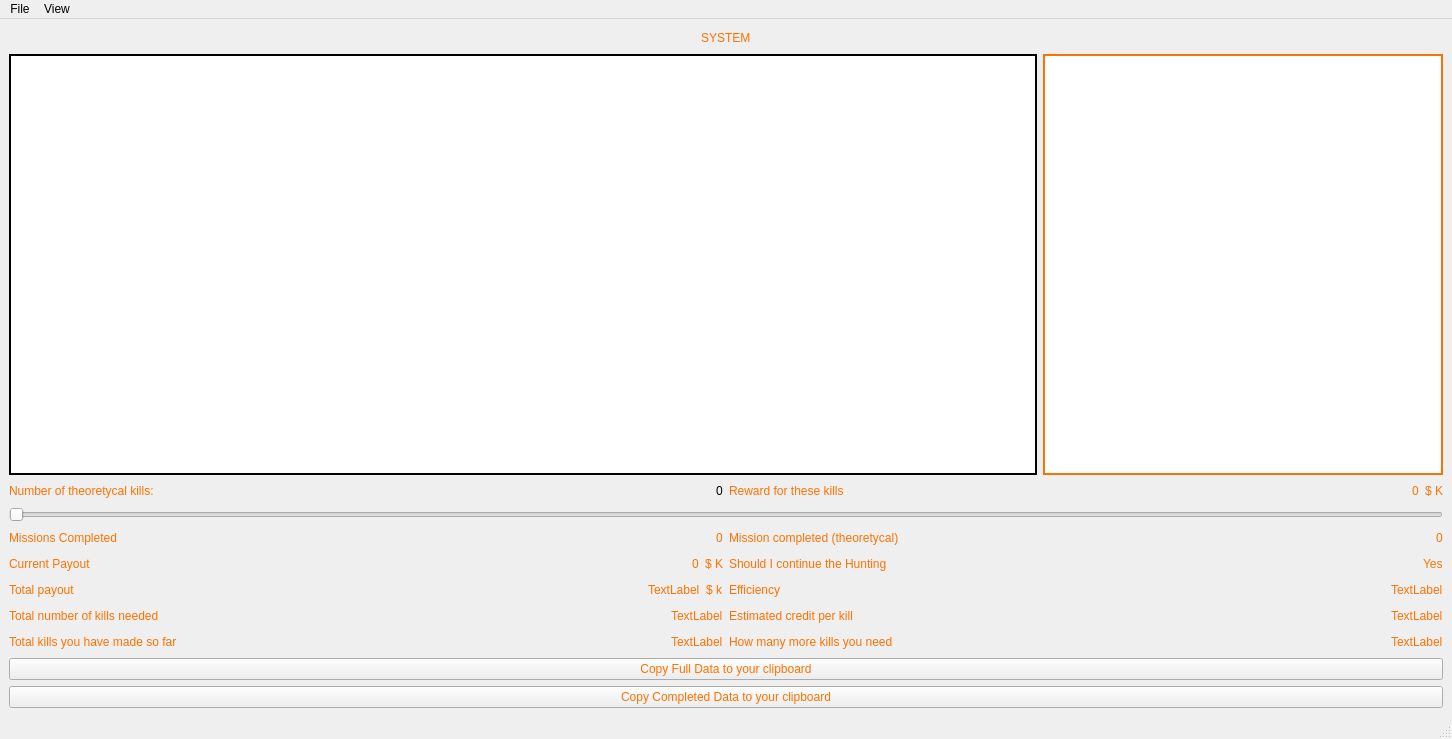
<?xml version="1.0" encoding="UTF-8"?>
<ui version="4.0">
 <class>MainWindow</class>
 <widget class="QMainWindow" name="MainWindow">
  <property name="geometry">
   <rect>
    <x>0</x>
    <y>0</y>
    <width>1452</width>
    <height>739</height>
   </rect>
  </property>
  <property name="windowTitle">
   <string>Elite Money</string>
  </property>
  <property name="styleSheet">
   <string notr="true"/>
  </property>
  <widget class="QWidget" name="centralwidget">
   <layout class="QVBoxLayout" name="verticalLayout">
    <item>
     <layout class="QHBoxLayout" name="horizontalLayout_9">
      <item>
       <spacer name="horizontalSpacer">
        <property name="orientation">
         <enum>Qt::Horizontal</enum>
        </property>
        <property name="sizeHint" stdset="0">
         <size>
          <width>40</width>
          <height>20</height>
         </size>
        </property>
       </spacer>
      </item>
      <item>
       <widget class="QLabel" name="systemName">
        <property name="styleSheet">
         <string notr="true">color: rgb(255, 113, 0);</string>
        </property>
        <property name="text">
         <string>SYSTEM</string>
        </property>
        <property name="textFormat">
         <enum>Qt::AutoText</enum>
        </property>
       </widget>
      </item>
      <item>
       <spacer name="horizontalSpacer_2">
        <property name="orientation">
         <enum>Qt::Horizontal</enum>
        </property>
        <property name="sizeHint" stdset="0">
         <size>
          <width>40</width>
          <height>20</height>
         </size>
        </property>
       </spacer>
      </item>
     </layout>
    </item>
    <item>
     <layout class="QHBoxLayout" name="horizontalLayout_5">
      <item>
       <widget class="QTableWidget" name="tableWidget">
        <property name="font">
         <font>
          <pointsize>8</pointsize>
         </font>
        </property>
        <property name="styleSheet">
         <string notr="true">color: rgb(255, 113, 0);
border-color: rgb(255, 113, 0);
background-color: transparent;
QTableCornerButton::section { background-color:transparent; };
QHeaderView::section {color:(255, 113, 0);background-color: transparent;};</string>
        </property>
        <property name="frameShape">
         <enum>QFrame::WinPanel</enum>
        </property>
        <property name="frameShadow">
         <enum>QFrame::Plain</enum>
        </property>
        <property name="lineWidth">
         <number>2</number>
        </property>
        <property name="showGrid">
         <bool>false</bool>
        </property>
        <property name="gridStyle">
         <enum>Qt::NoPen</enum>
        </property>
        <property name="cornerButtonEnabled">
         <bool>false</bool>
        </property>
        <property name="columnCount">
         <number>2</number>
        </property>
        <attribute name="horizontalHeaderVisible">
         <bool>false</bool>
        </attribute>
        <attribute name="horizontalHeaderHighlightSections">
         <bool>false</bool>
        </attribute>
        <attribute name="horizontalHeaderShowSortIndicator" stdset="0">
         <bool>false</bool>
        </attribute>
        <attribute name="verticalHeaderVisible">
         <bool>false</bool>
        </attribute>
        <column/>
        <column/>
       </widget>
      </item>
      <item>
       <widget class="QTreeWidget" name="treeWidget_3">
        <property name="sizePolicy">
         <sizepolicy hsizetype="Expanding" vsizetype="Expanding">
          <horstretch>0</horstretch>
          <verstretch>0</verstretch>
         </sizepolicy>
        </property>
        <property name="maximumSize">
         <size>
          <width>400</width>
          <height>16777215</height>
         </size>
        </property>
        <property name="styleSheet">
         <string notr="true">color: rgb(255, 113, 0);</string>
        </property>
        <property name="frameShape">
         <enum>QFrame::WinPanel</enum>
        </property>
        <property name="frameShadow">
         <enum>QFrame::Plain</enum>
        </property>
        <property name="lineWidth">
         <number>2</number>
        </property>
        <property name="animated">
         <bool>true</bool>
        </property>
        <property name="headerHidden">
         <bool>true</bool>
        </property>
        <property name="expandsOnDoubleClick">
         <bool>false</bool>
        </property>
        <column>
         <property name="text">
          <string notr="true">1</string>
         </property>
        </column>
       </widget>
      </item>
     </layout>
    </item>
    <item>
     <layout class="QHBoxLayout" name="horizontalLayout_14">
      <item>
       <layout class="QHBoxLayout" name="horizontalLayout_6">
        <item>
         <widget class="QLabel" name="label_6">
          <property name="styleSheet">
           <string notr="true">color: rgb(255, 113, 0);</string>
          </property>
          <property name="text">
           <string>Number of theoretycal kills:</string>
          </property>
         </widget>
        </item>
        <item>
         <spacer name="horizontalSpacer_9">
          <property name="orientation">
           <enum>Qt::Horizontal</enum>
          </property>
          <property name="sizeHint" stdset="0">
           <size>
            <width>40</width>
            <height>20</height>
           </size>
          </property>
         </spacer>
        </item>
        <item>
         <widget class="QLabel" name="Theor_num_kill">
          <property name="text">
           <string>0</string>
          </property>
         </widget>
        </item>
       </layout>
      </item>
      <item>
       <layout class="QHBoxLayout" name="horizontalLayout_8">
        <item>
         <widget class="QLabel" name="label_7">
          <property name="styleSheet">
           <string notr="true">color: rgb(255, 113, 0);</string>
          </property>
          <property name="text">
           <string>Reward for these kills</string>
          </property>
         </widget>
        </item>
        <item>
         <spacer name="horizontalSpacer_11">
          <property name="orientation">
           <enum>Qt::Horizontal</enum>
          </property>
          <property name="sizeHint" stdset="0">
           <size>
            <width>40</width>
            <height>20</height>
           </size>
          </property>
         </spacer>
        </item>
        <item>
         <widget class="QLabel" name="Reward">
          <property name="styleSheet">
           <string notr="true">color: rgb(255, 113, 0);</string>
          </property>
          <property name="text">
           <string>0</string>
          </property>
         </widget>
        </item>
        <item>
         <widget class="QLabel" name="label_13">
          <property name="styleSheet">
           <string notr="true">color: rgb(255, 113, 0);</string>
          </property>
          <property name="text">
           <string>$ K</string>
          </property>
         </widget>
        </item>
       </layout>
      </item>
     </layout>
    </item>
    <item>
     <widget class="QSlider" name="horizontalSlider">
      <property name="maximum">
       <number>100</number>
      </property>
      <property name="orientation">
       <enum>Qt::Horizontal</enum>
      </property>
     </widget>
    </item>
    <item>
     <layout class="QVBoxLayout" name="verticalLayout_10">
      <item>
       <layout class="QHBoxLayout" name="horizontalLayout_13">
        <item>
         <layout class="QVBoxLayout" name="verticalLayout_6">
          <item>
           <layout class="QHBoxLayout" name="horizontalLayout_15">
            <item>
             <widget class="QLabel" name="label_16">
              <property name="styleSheet">
               <string notr="true">color: rgb(255, 113, 0);</string>
              </property>
              <property name="text">
               <string>Missions Completed</string>
              </property>
             </widget>
            </item>
            <item>
             <spacer name="horizontalSpacer_12">
              <property name="orientation">
               <enum>Qt::Horizontal</enum>
              </property>
              <property name="sizeHint" stdset="0">
               <size>
                <width>40</width>
                <height>20</height>
               </size>
              </property>
             </spacer>
            </item>
            <item>
             <widget class="QLabel" name="Missions_completed">
              <property name="styleSheet">
               <string notr="true">color: rgb(255, 113, 0);</string>
              </property>
              <property name="text">
               <string>0</string>
              </property>
             </widget>
            </item>
           </layout>
          </item>
          <item>
           <layout class="QHBoxLayout" name="horizontalLayout_16">
            <item>
             <widget class="QLabel" name="label_17">
              <property name="styleSheet">
               <string notr="true">color: rgb(255, 113, 0);</string>
              </property>
              <property name="text">
               <string>Current Payout</string>
              </property>
             </widget>
            </item>
            <item>
             <spacer name="horizontalSpacer_13">
              <property name="orientation">
               <enum>Qt::Horizontal</enum>
              </property>
              <property name="sizeHint" stdset="0">
               <size>
                <width>40</width>
                <height>20</height>
               </size>
              </property>
             </spacer>
            </item>
            <item>
             <widget class="QLabel" name="Curr_payout">
              <property name="styleSheet">
               <string notr="true">color: rgb(255, 113, 0);</string>
              </property>
              <property name="text">
               <string>0</string>
              </property>
             </widget>
            </item>
            <item>
             <widget class="QLabel" name="label_19">
              <property name="styleSheet">
               <string notr="true">color: rgb(255, 113, 0);</string>
              </property>
              <property name="text">
               <string>$ K</string>
              </property>
             </widget>
            </item>
           </layout>
          </item>
          <item>
           <layout class="QHBoxLayout" name="horizontalLayout_2">
            <item>
             <widget class="QLabel" name="label_2">
              <property name="styleSheet">
               <string notr="true">color: rgb(255, 113, 0);</string>
              </property>
              <property name="text">
               <string>Total payout</string>
              </property>
             </widget>
            </item>
            <item>
             <spacer name="horizontalSpacer_3">
              <property name="orientation">
               <enum>Qt::Horizontal</enum>
              </property>
              <property name="sizeHint" stdset="0">
               <size>
                <width>40</width>
                <height>20</height>
               </size>
              </property>
             </spacer>
            </item>
            <item>
             <widget class="QLabel" name="label_8">
              <property name="styleSheet">
               <string notr="true">color: rgb(255, 113, 0);</string>
              </property>
              <property name="text">
               <string>TextLabel</string>
              </property>
             </widget>
            </item>
            <item>
             <widget class="QLabel" name="label_3">
              <property name="styleSheet">
               <string notr="true">color: rgb(255, 113, 0);</string>
              </property>
              <property name="text">
               <string>$ k</string>
              </property>
             </widget>
            </item>
           </layout>
          </item>
          <item>
           <layout class="QHBoxLayout" name="horizontalLayout_3">
            <item>
             <widget class="QLabel" name="label_4">
              <property name="styleSheet">
               <string notr="true">color: rgb(255, 113, 0);</string>
              </property>
              <property name="text">
               <string>Total number of kills needed</string>
              </property>
             </widget>
            </item>
            <item>
             <spacer name="horizontalSpacer_4">
              <property name="orientation">
               <enum>Qt::Horizontal</enum>
              </property>
              <property name="sizeHint" stdset="0">
               <size>
                <width>40</width>
                <height>20</height>
               </size>
              </property>
             </spacer>
            </item>
            <item>
             <widget class="QLabel" name="label_9">
              <property name="styleSheet">
               <string notr="true">color: rgb(255, 113, 0);</string>
              </property>
              <property name="text">
               <string>TextLabel</string>
              </property>
             </widget>
            </item>
           </layout>
          </item>
         </layout>
        </item>
        <item>
         <layout class="QVBoxLayout" name="verticalLayout_9">
          <item>
           <layout class="QHBoxLayout" name="horizontalLayout_7">
            <item>
             <widget class="QLabel" name="label_15">
              <property name="styleSheet">
               <string notr="true">color: rgb(255, 113, 0);</string>
              </property>
              <property name="text">
               <string>Mission completed (theoretycal)</string>
              </property>
             </widget>
            </item>
            <item>
             <spacer name="horizontalSpacer_10">
              <property name="orientation">
               <enum>Qt::Horizontal</enum>
              </property>
              <property name="sizeHint" stdset="0">
               <size>
                <width>40</width>
                <height>20</height>
               </size>
              </property>
             </spacer>
            </item>
            <item>
             <widget class="QLabel" name="max_theoretycal">
              <property name="styleSheet">
               <string notr="true">color: rgb(255, 113, 0);</string>
              </property>
              <property name="text">
               <string>0</string>
              </property>
             </widget>
            </item>
           </layout>
          </item>
          <item>
           <layout class="QHBoxLayout" name="horizontalLayout_17">
            <item>
             <widget class="QLabel" name="label_18">
              <property name="styleSheet">
               <string notr="true">color: rgb(255, 113, 0);</string>
              </property>
              <property name="text">
               <string>Should I continue the Hunting</string>
              </property>
             </widget>
            </item>
            <item>
             <spacer name="horizontalSpacer_14">
              <property name="orientation">
               <enum>Qt::Horizontal</enum>
              </property>
              <property name="sizeHint" stdset="0">
               <size>
                <width>40</width>
                <height>20</height>
               </size>
              </property>
             </spacer>
            </item>
            <item>
             <widget class="QLabel" name="label_20">
              <property name="styleSheet">
               <string notr="true">color: rgb(255, 113, 0);</string>
              </property>
              <property name="text">
               <string>Yes</string>
              </property>
             </widget>
            </item>
           </layout>
          </item>
          <item>
           <layout class="QHBoxLayout" name="horizontalLayout">
            <item>
             <widget class="QLabel" name="label">
              <property name="styleSheet">
               <string notr="true">color: rgb(255, 113, 0);</string>
              </property>
              <property name="text">
               <string>Efficiency</string>
              </property>
             </widget>
            </item>
            <item>
             <spacer name="horizontalSpacer_5">
              <property name="orientation">
               <enum>Qt::Horizontal</enum>
              </property>
              <property name="sizeHint" stdset="0">
               <size>
                <width>40</width>
                <height>20</height>
               </size>
              </property>
             </spacer>
            </item>
            <item>
             <widget class="QLabel" name="label_10">
              <property name="styleSheet">
               <string notr="true">color: rgb(255, 113, 0);</string>
              </property>
              <property name="text">
               <string>TextLabel</string>
              </property>
             </widget>
            </item>
           </layout>
          </item>
          <item>
           <layout class="QHBoxLayout" name="horizontalLayout_4">
            <item>
             <widget class="QLabel" name="label_5">
              <property name="styleSheet">
               <string notr="true">color: rgb(255, 113, 0);</string>
              </property>
              <property name="text">
               <string>Estimated credit per kill</string>
              </property>
             </widget>
            </item>
            <item>
             <spacer name="horizontalSpacer_6">
              <property name="orientation">
               <enum>Qt::Horizontal</enum>
              </property>
              <property name="sizeHint" stdset="0">
               <size>
                <width>40</width>
                <height>20</height>
               </size>
              </property>
             </spacer>
            </item>
            <item>
             <widget class="QLabel" name="label_11">
              <property name="styleSheet">
               <string notr="true">color: rgb(255, 113, 0);</string>
              </property>
              <property name="text">
               <string>TextLabel</string>
              </property>
             </widget>
            </item>
           </layout>
          </item>
         </layout>
        </item>
       </layout>
      </item>
      <item>
       <layout class="QHBoxLayout" name="horizontalLayout_10">
        <item>
         <layout class="QHBoxLayout" name="horizontalLayout_11">
          <item>
           <widget class="QLabel" name="label_12">
            <property name="styleSheet">
             <string notr="true">color: rgb(255, 113, 0);</string>
            </property>
            <property name="text">
             <string>Total kills you have made so far</string>
            </property>
           </widget>
          </item>
          <item>
           <spacer name="horizontalSpacer_7">
            <property name="orientation">
             <enum>Qt::Horizontal</enum>
            </property>
            <property name="sizeHint" stdset="0">
             <size>
              <width>40</width>
              <height>20</height>
             </size>
            </property>
           </spacer>
          </item>
          <item>
           <widget class="QLabel" name="kills_made">
            <property name="styleSheet">
             <string notr="true">color: rgb(255, 113, 0);</string>
            </property>
            <property name="text">
             <string>TextLabel</string>
            </property>
           </widget>
          </item>
         </layout>
        </item>
        <item>
         <layout class="QHBoxLayout" name="horizontalLayout_12">
          <item>
           <widget class="QLabel" name="label_14">
            <property name="styleSheet">
             <string notr="true">color: rgb(255, 113, 0);</string>
            </property>
            <property name="text">
             <string>How many more kills you need</string>
            </property>
           </widget>
          </item>
          <item>
           <spacer name="horizontalSpacer_8">
            <property name="orientation">
             <enum>Qt::Horizontal</enum>
            </property>
            <property name="sizeHint" stdset="0">
             <size>
              <width>40</width>
              <height>20</height>
             </size>
            </property>
           </spacer>
          </item>
          <item>
           <widget class="QLabel" name="kills_left">
            <property name="styleSheet">
             <string notr="true">color: rgb(255, 113, 0);</string>
            </property>
            <property name="text">
             <string>TextLabel</string>
            </property>
           </widget>
          </item>
         </layout>
        </item>
       </layout>
      </item>
     </layout>
    </item>
    <item>
     <widget class="QPushButton" name="pushButton">
      <property name="styleSheet">
       <string notr="true">color: rgb(255, 113, 0);</string>
      </property>
      <property name="text">
       <string>Copy Full Data to your clipboard</string>
      </property>
     </widget>
    </item>
    <item>
     <widget class="QPushButton" name="Copy_data">
      <property name="styleSheet">
       <string notr="true">color: rgb(255, 113, 0);</string>
      </property>
      <property name="text">
       <string>Copy Completed Data to your clipboard</string>
      </property>
     </widget>
    </item>
   </layout>
  </widget>
  <widget class="QStatusBar" name="statusbar"/>
  <widget class="QMenuBar" name="menuBar">
   <property name="geometry">
    <rect>
     <x>0</x>
     <y>0</y>
     <width>1452</width>
     <height>22</height>
    </rect>
   </property>
   <widget class="QMenu" name="menuFiles">
    <property name="title">
     <string>File</string>
    </property>
    <addaction name="actionSave_Session"/>
    <addaction name="actionLoad_session"/>
   </widget>
   <widget class="QMenu" name="menuView">
    <property name="title">
     <string>View</string>
    </property>
    <addaction name="actionEdit_Overlay"/>
   </widget>
   <addaction name="menuFiles"/>
   <addaction name="menuView"/>
  </widget>
  <action name="actionSave_Session">
   <property name="text">
    <string>Save Session...</string>
   </property>
  </action>
  <action name="actionLoad_session">
   <property name="text">
    <string>Load session...</string>
   </property>
  </action>
  <action name="actionEdit_Overlay">
   <property name="text">
    <string>Edit Overlay...</string>
   </property>
  </action>
 </widget>
 <resources/>
 <connections/>
</ui>
